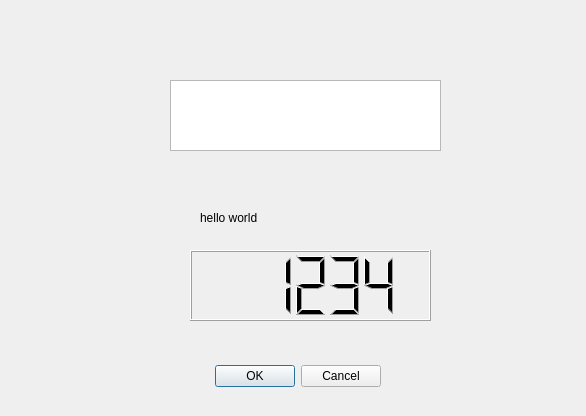
<?xml version="1.0" encoding="UTF-8"?>
<ui version="4.0">
 <class>Dialog</class>
 <widget class="QDialog" name="Dialog">
  <property name="geometry">
   <rect>
    <x>0</x>
    <y>0</y>
    <width>586</width>
    <height>416</height>
   </rect>
  </property>
  <property name="windowTitle">
   <string>Dialog</string>
  </property>
  <widget class="QDialogButtonBox" name="btn_OK">
   <property name="geometry">
    <rect>
     <x>40</x>
     <y>360</y>
     <width>341</width>
     <height>32</height>
    </rect>
   </property>
   <property name="orientation">
    <enum>Qt::Horizontal</enum>
   </property>
   <property name="standardButtons">
    <set>QDialogButtonBox::Cancel|QDialogButtonBox::Ok</set>
   </property>
  </widget>
  <widget class="QTextEdit" name="textEdit">
   <property name="geometry">
    <rect>
     <x>170</x>
     <y>80</y>
     <width>271</width>
     <height>71</height>
    </rect>
   </property>
  </widget>
  <widget class="QLabel" name="label">
   <property name="geometry">
    <rect>
     <x>200</x>
     <y>210</y>
     <width>181</width>
     <height>16</height>
    </rect>
   </property>
   <property name="text">
    <string>hello world</string>
   </property>
  </widget>
  <widget class="QLCDNumber" name="lcdNumber">
   <property name="geometry">
    <rect>
     <x>190</x>
     <y>250</y>
     <width>241</width>
     <height>71</height>
    </rect>
   </property>
   <property name="value" stdset="0">
    <double>1234.000000000000000</double>
   </property>
  </widget>
 </widget>
 <resources/>
 <connections>
  <connection>
   <sender>btn_OK</sender>
   <signal>accepted()</signal>
   <receiver>Dialog</receiver>
   <slot>accept()</slot>
   <hints>
    <hint type="sourcelabel">
     <x>248</x>
     <y>254</y>
    </hint>
    <hint type="destinationlabel">
     <x>157</x>
     <y>274</y>
    </hint>
   </hints>
  </connection>
  <connection>
   <sender>btn_OK</sender>
   <signal>rejected()</signal>
   <receiver>Dialog</receiver>
   <slot>reject()</slot>
   <hints>
    <hint type="sourcelabel">
     <x>316</x>
     <y>260</y>
    </hint>
    <hint type="destinationlabel">
     <x>286</x>
     <y>274</y>
    </hint>
   </hints>
  </connection>
 </connections>
</ui>
